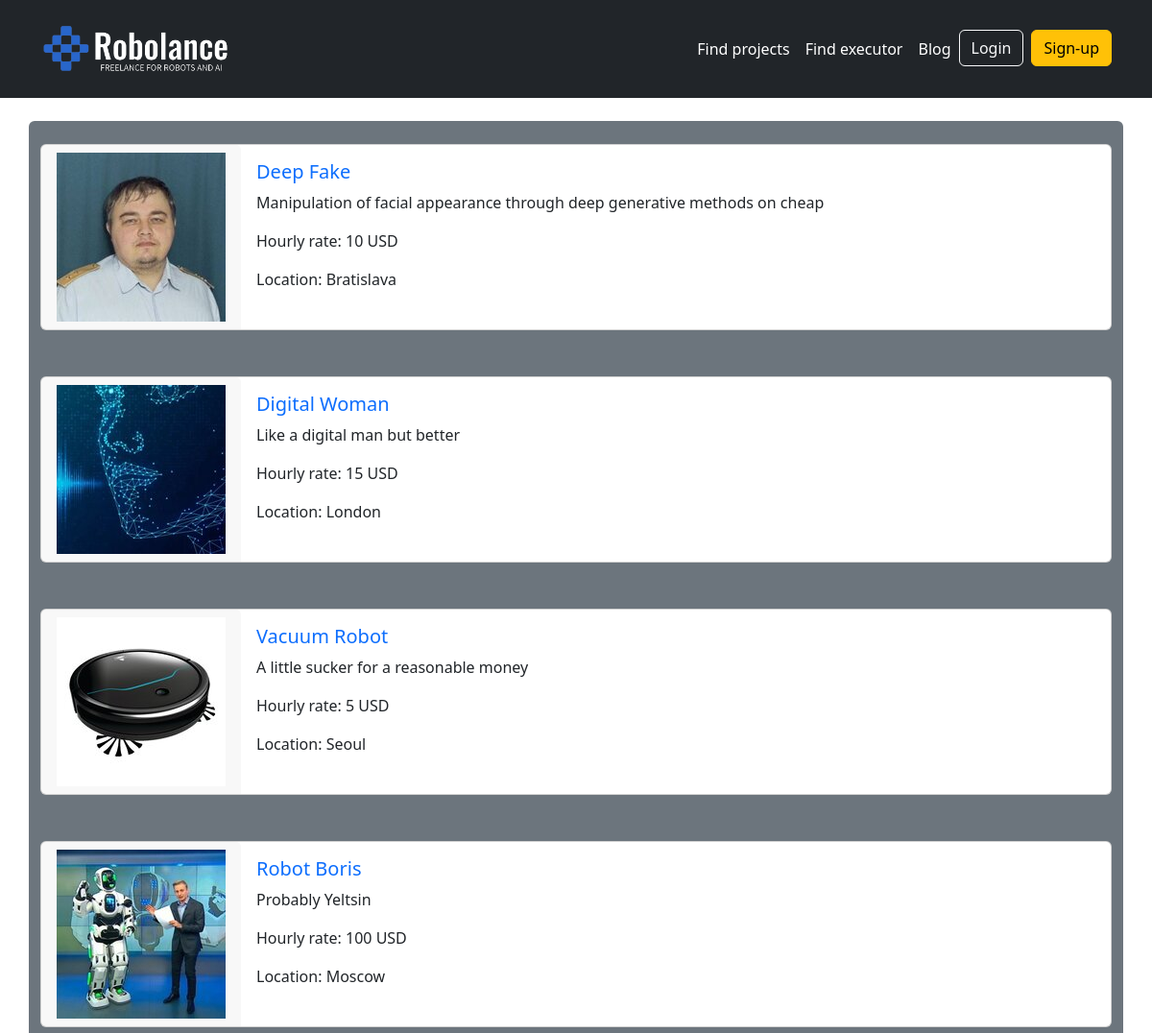
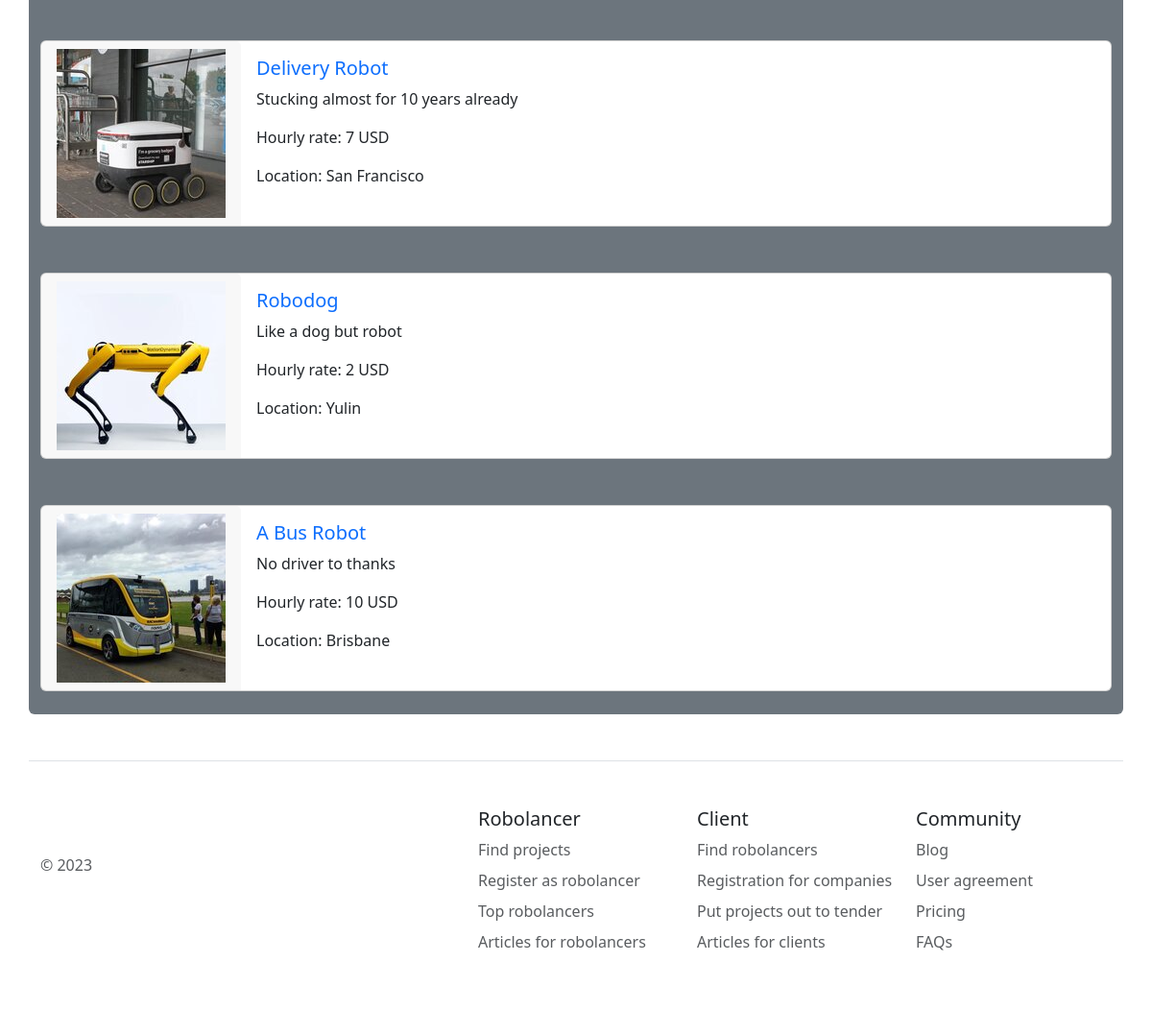
Page /robolancer on the committed database (2 pictures, top to bottom).
### models.py (models this page shows)
class RobolancerDB(Base):
    __tablename__ = "robolancer"
    id: Mapped[int] = mapped_column(primary_key=True, index=True)
    title: Mapped[str] = mapped_column(String(30), index=True)
    description: Mapped[Optional[str]]
    thumbnail: Mapped[str] = mapped_column(String(120))
    location: Mapped[Optional[str]]
    hourly_rate: Mapped[int]

### main.py (the view)
@app.get('/robolancer')
async def list_robolancer(request: Request, db: Session = Depends(get_db)):
    db_robolancer_list = db.query(RobolancerDB).all()
    data = [Robolancer(**item.__dict__) for item in db_robolancer_list]
    return templates.TemplateResponse("robolancer.html", {"request": request, "data": data})

### templates/robolancer.html
{% extends "base.html" %}
{% block body %}
<body>
<br/>
<div class="container bg-secondary rounded">
{% for robolancer in data %}
{% set img_link = "static/robolancer_images/"+ robolancer.thumbnail %}
<br/>
<div class="card flex-row flex-wrap">
<div class="card-header border-0">
  <img class="card-img-left example-card-img-responsive" src={{ img_link }} />
  </div>
  <div class="card-body">
    <h4 class="card-title text-primary h5 h4-sm">{{ robolancer.title }}</h4>
    <p class="card-text">{{ robolancer.description }}</p>
    <p class="card-text">Hourly rate: {{ robolancer.hourly_rate }} USD</p>
    <p class="card-text">Location: {{ robolancer.location }}</p>
  </div>
</div>
  <br/>
{% endfor %}
  </div>
</body>
{% endblock %}

### templates/base.html (shortened to what this page needs)
<!DOCTYPE html>
<html lang="en">
<head>
    <link href="https://cdn.jsdelivr.net/npm/bootstrap@5.3.2/dist/css/bootstrap.min.css" rel="stylesheet">
</head>
<div id='header'>{% include 'header.html' %}</div>
<div id='body'>{% block body %}{% endblock %}</div>
<div id='footer'>{% include 'footer.html' %}</div>
</html>

### templates/header.html (shortened to what this page needs)
<nav class="py-3 navbar navbar-expand-lg navbar-dark bg-dark static-top">
    <div class="container">
        <a class="navbar-brand" href="/index"><img src="static/logos/logo.png" height="60"></a>
        <div class="collapse navbar-collapse" id="navbarSupportedContent">
            <ul class="navbar-nav ms-auto">
                <li class="nav-item">
                    <a class="nav-link active" href="/index">Find projects</a>
                </li>
                <li class="nav-item">
                    <a class="nav-link active" href="/robolancer">Find executor</a>
                </li>
                <li class="nav-item">
                    <a class="nav-link active" aria-current="page" href="#">Blog</a>
                </li>
                <li class="nav-item">
                    <button type="button" class="btn btn-outline-light me-2">Login</button>
                </li>
                <li class="nav-item">
                    <button type="button" class="btn btn-warning">Sign-up</button>
                </li>
            </ul>
        </div>
    </div>
</nav>

### templates/footer.html
<div class="container">
    <footer class="row row-cols-5 py-5 my-5 border-top">
        <div class="col">
            <a href="/" class="d-flex align-items-center mb-3 link-dark text-decoration-none">
                <svg class="bi me-2" width="40" height="32"><use xlink:href="#bootstrap"/></svg>
            </a>
            <p class="text-muted">&copy; 2023</p>
        </div>
        <div class="col">
        </div>
        <div class="col">
            <h5>Robolancer</h5>
            <ul class="nav flex-column">
                <li class="nav-item mb-2"><a href="#" class="nav-link p-0 text-muted">Find projects</a></li>
                <li class="nav-item mb-2"><a href="#" class="nav-link p-0 text-muted">Register as robolancer</a></li>
                <li class="nav-item mb-2"><a href="#" class="nav-link p-0 text-muted">Top robolancers</a></li>
                <li class="nav-item mb-2"><a href="#" class="nav-link p-0 text-muted">Articles for robolancers</a></li>
            </ul>
        </div>
        <div class="col">
            <h5>Client</h5>
            <ul class="nav flex-column">
                <li class="nav-item mb-2"><a href="#" class="nav-link p-0 text-muted">Find robolancers</a></li>
                <li class="nav-item mb-2"><a href="#" class="nav-link p-0 text-muted">Registration for companies</a></li>
                <li class="nav-item mb-2"><a href="#" class="nav-link p-0 text-muted">Put projects out to tender</a></li>
                <li class="nav-item mb-2"><a href="#" class="nav-link p-0 text-muted">Articles for clients</a></li>
            </ul>
        </div>
        <div class="col">
            <h5>Community</h5>
            <ul class="nav flex-column">
                <li class="nav-item mb-2"><a href="#" class="nav-link p-0 text-muted">Blog</a></li>
                <li class="nav-item mb-2"><a href="#" class="nav-link p-0 text-muted">User agreement</a></li>
                <li class="nav-item mb-2"><a href="#" class="nav-link p-0 text-muted">Pricing</a></li>
                <li class="nav-item mb-2"><a href="#" class="nav-link p-0 text-muted">FAQs</a></li>
            </ul>
        </div>
    </footer>
</div>

### rows in the picture
RobolancerDB: shows a picture, title "Deep Fake", description "Manipulation of facial appearance through deep generative methods on cheap", hourly_rate "10", location "Bratislava"
RobolancerDB: shows a picture, title "Digital Woman", description "Like a digital man but better", hourly_rate "15", location "London"
RobolancerDB: shows a picture, title "Vacuum Robot", description "A little sucker for a reasonable money", hourly_rate "5", location "Seoul"
RobolancerDB: shows a picture, title "Robot Boris", description "Probably Yeltsin", hourly_rate "100", location "Moscow"
RobolancerDB: shows a picture, title "Delivery Robot", description "Stucking almost for 10 years already", hourly_rate "7", location "San Francisco"
RobolancerDB: shows a picture, title "Robodog", description "Like a dog but robot", hourly_rate "2", location "Yulin"
RobolancerDB: shows a picture, title "A Bus Robot", description "No driver to thanks", hourly_rate "10", location "Brisbane"
